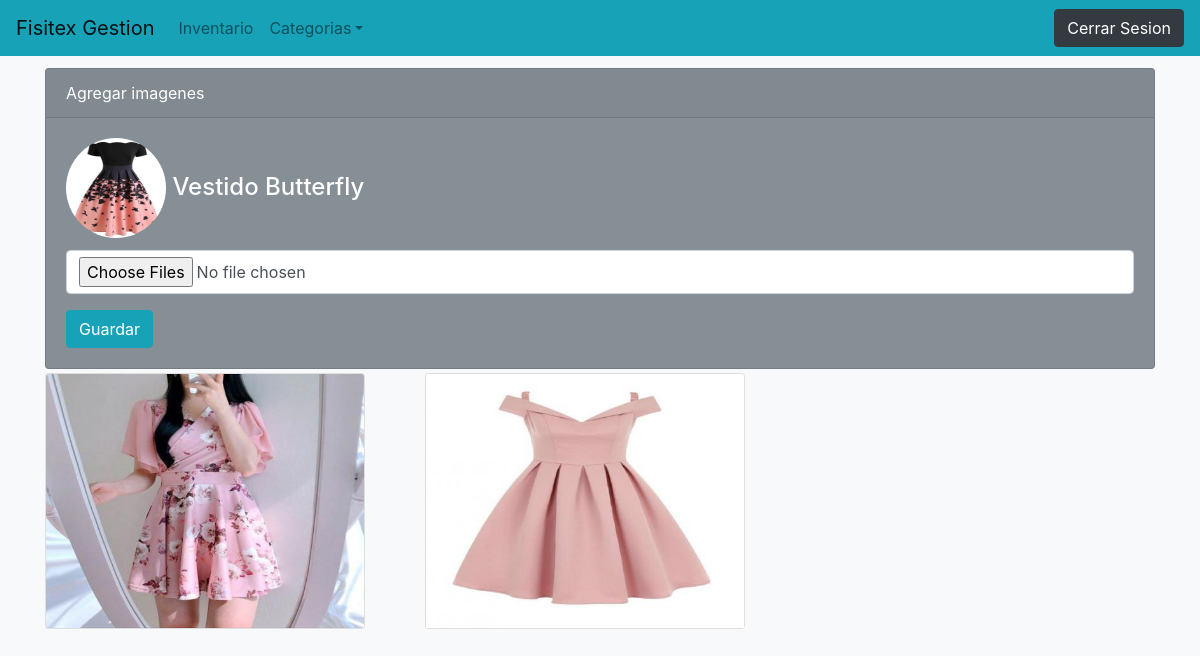
Page /ecommerce_cliente/ecommerce/admin/agregar_imagenes.php?clave=b65aaa6f8a0b40c93e457dbaa8a2865382cb3858 on the committed database.
### tables this page shows
CREATE TABLE `inventario` (
  `id` int(10) NOT NULL,
  `clave` varchar(200) NOT NULL,
  `producto` varchar(100) NOT NULL,
  `cantidad` int(5) NOT NULL,
  `precio` decimal(8,2) NOT NULL,
  `categoria` varchar(50) NOT NULL,
  `descripcion` text NOT NULL,
  `foto` varchar(100) NOT NULL
);

CREATE TABLE `imagenes` (
  `id` int(10) NOT NULL,
  `clave` varchar(50) NOT NULL,
  `clave_producto` varchar(50) NOT NULL,
  `ruta` varchar(100) NOT NULL
);

### ecommerce_cliente/ecommerce/admin/agregar_imagenes.php (the view, shortened to what this page needs)
<?php include '../extend/header.php';
$clave = htmlentities($_GET['clave']);
$sel = $con->prepare("SELECT producto,foto FROM inventario WHERE clave = ?");
$sel->execute(array($clave));
  	if ($f = $sel->fetch()) {
  	}
?>
<div class="container" style="margin-top: 1%;">
	<div class="card text-white bg-secondary">
			<div class="card-header">Agregar imagenes</div>
			<div class="card-body">
				<h4 class="card-title"><img src="<?php echo $f['foto'] ?>" width="100" height="100" class="rounded-circle"> <?php echo $f['producto'] ?></h4>
				<form action="ins_imagenes.php" method="post" enctype="multipart/form-data">
					<div class="form-group">
						<input type="file" name="imagen[]" class="form-control" multiple="" >
					</div>
					<input type="submit" value="Guardar" class="btn btn-info">
				</form>
			</div>
		</div>
 <div class="row">
 	<?php
 		$sel_img = $con->prepare("SELECT ruta,clave FROM imagenes WHERE clave_producto = ?");
 		$sel_img->execute(array($clave));
 		  	while ($f_img = $sel_img->fetch()) {
 	 ?>
 		<div class="col-4">
 			<div class="card" style="width: 20rem; margin-top: 1%;">
				<a href="#" onclick="bootbox.confirm('Deseas realizar esta accion', function(result){if (result == true){ location.href='eliminar_imagen.php?clave_producto=<?php echo $clave ?>&clave_img=<?php echo $f_img['clave'] ?>&ruta=<?php echo $f_img['ruta'] ?>'; }})" ><img src="<?php echo $f_img['ruta'] ?>" class="card-img-top"></a>
 			</div>
 		</div>
 	<?php
 	}
 	 ?>
 </div>
</div>
</body>
</html>

### ecommerce_cliente/ecommerce/extend/header.php (style rules this page uses)
body { padding-bottom:10px; }

### rows in the picture
inventario: foto (picture), producto "Vestido Butterfly"
imagenes: ruta (picture)
imagenes: ruta (picture)
